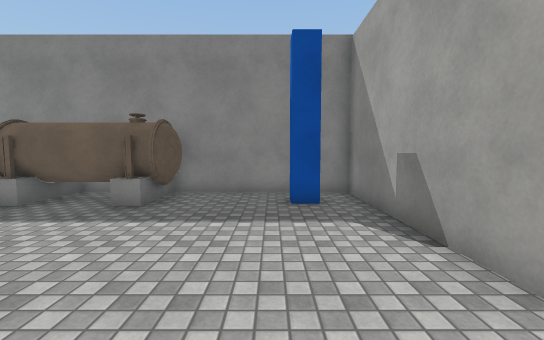
[1] (above)

12 first-person views from a walk through a 3-D level made in the Unity game engine. The camera is 1.4 m above the floor, tilts 4° down and sees 90° across. Doors are open. The floor is counted in squares, 1 m on a side. Each view is taken from the middle of a square. On the plan, view 1 faces up. The plan holds only what a view shows up to about 13 squares ahead; the rest is blank. The place goes on beyond the plan. The player character is not drawn. Surface patterns are stand-ins for the level's own textures.

[2]
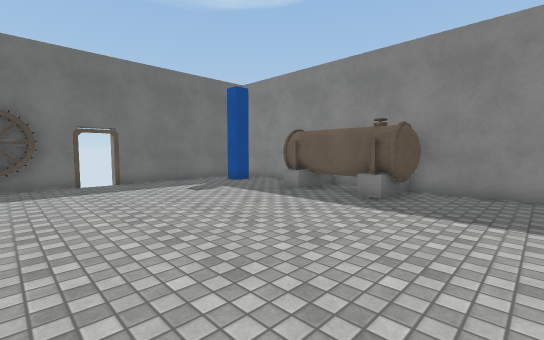

[3]
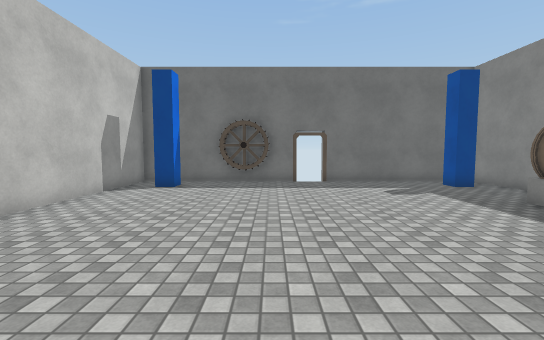

[4]
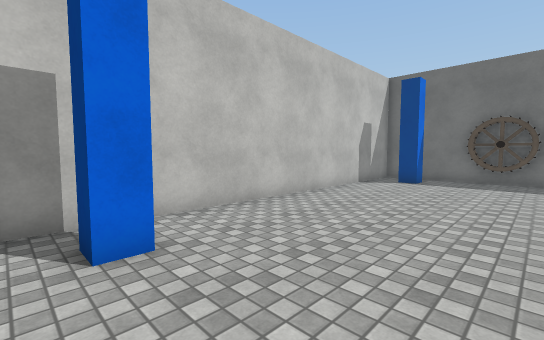

[5]
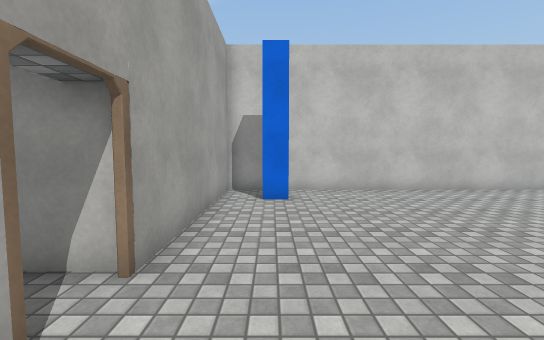

[6]
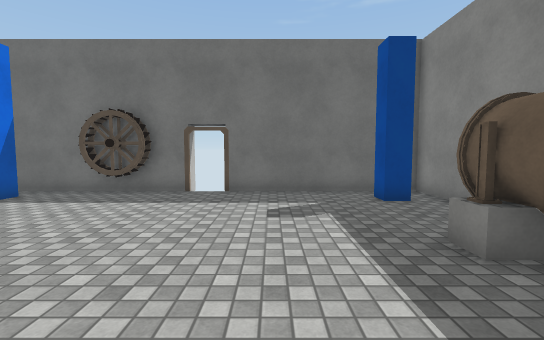

[7]
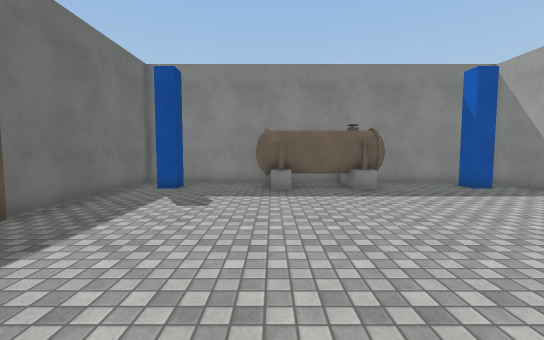

[8]
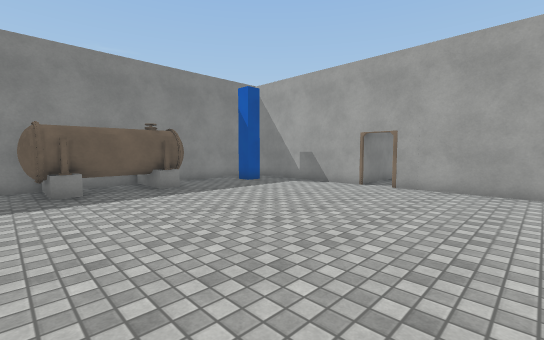

[9]
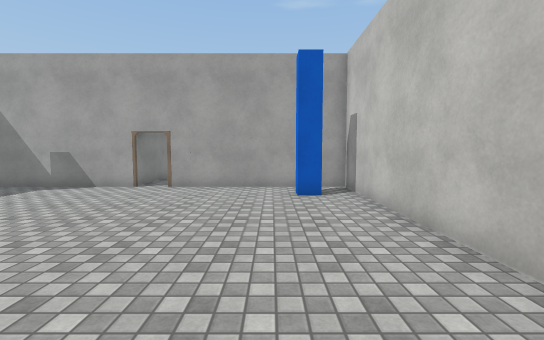

[10]
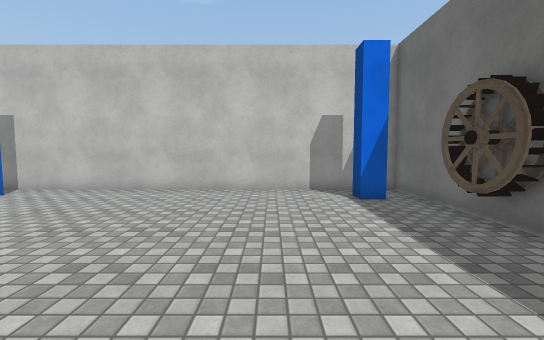

[11]
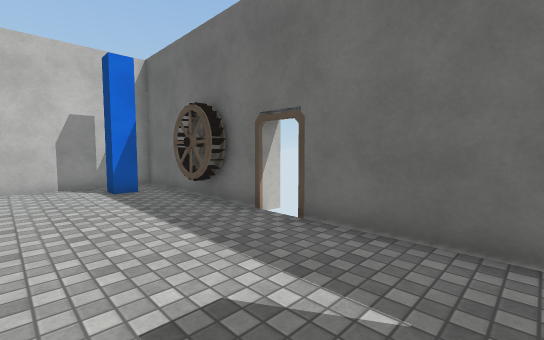

[12]
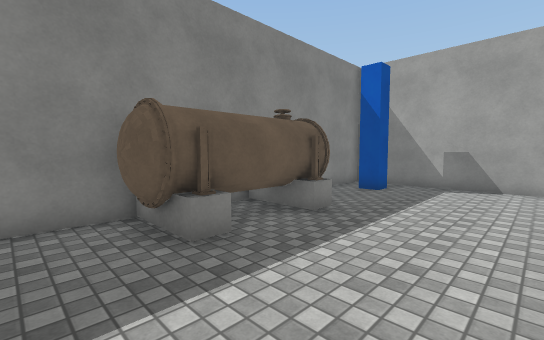

### Floor plan
Points are (right, up) in squares from view 1. A wall is a line through its corners. A room is listed if a view was taken in it or the views show most of it. See-through windows are left out.
Room 1 (views 1, 2, 3, 4, 5, 6, 7, 8, 9, 10, 11, 12)
walls: (-12.4, 1.1) (-12.4, -5.9) (2.6, -5.9) (2.6, 0.9); (2.6, 2.4) (2.6, 9) (-12.4, 9) (-12.4, 2.4); (0.5, -4.6) (0.5, -3.8) (1.3, -3.8) (1.3, -4.6); (-11.4, -3.8) (-10.6, -3.8) (-10.6, -4.6); (1.4, 7.1) (0.5, 7.1) (0.5, 8); (-10.6, 8) (-10.6, 7.1) (-11.4, 7.1)
ways out: gap at (-13, 1); gap at (-11, 8); gap at (1, 8)
objects: other object (-12, -2) to (-12, 0); other object (-8, 7) to (-3, 8)

Where each view was taken, in squares from view 1:
view 1: 0 up, 0 right, facing up
view 2: 1 down, 0 right, facing up-left
view 3: 0 up, 0 right, facing left
view 4: 0 up, 2 right, facing down-left
view 5: 4 up, 1 right, facing down
view 6: 4 up, 3 left, facing left
view 7: 3 down, 7 left, facing up
view 8: 3 down, 8 left, facing up-right
view 9: 3 down, 8 left, facing right
view 10: 4 up, 8 left, facing down
view 11: 6 up, 8 left, facing down-left
view 12: 3 up, 9 left, facing up-right
